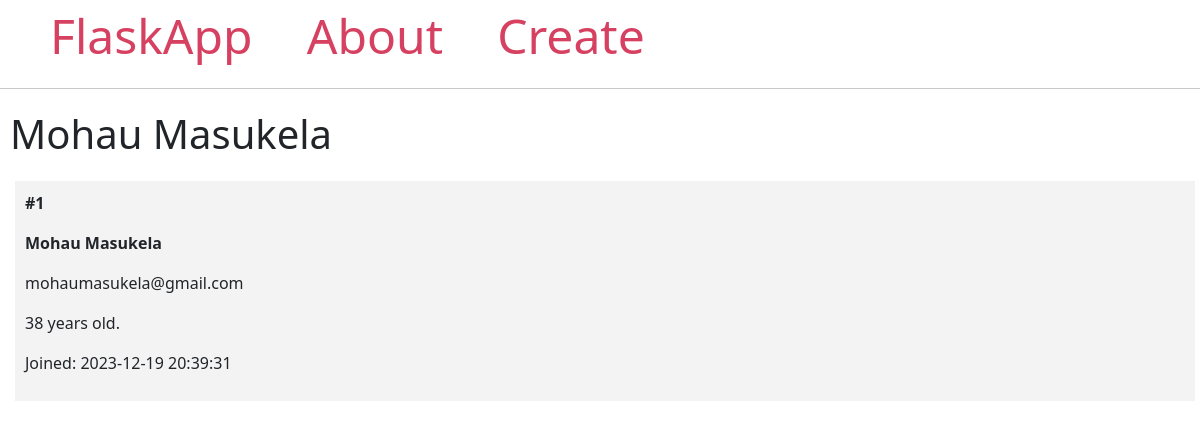
/1/, run on the app's committed database.
### main.py (models this page shows, shortened)
class Student(db.Model):
    id = db.Column(db.Integer, primary_key=True)
    firstname = db.Column(db.String(100), nullable=False)
    lastname = db.Column(db.String(100), nullable=False)
    email = db.Column(db.String(80), unique=True, nullable=False)
    age = db.Column(db.Integer)
    created = db.Column(DateTime(timezone=True), default=func.now())

### main.py (the view)
@app.route('/<int:student_id>/')
def student(student_id):
    student = Student.query.get_or_404(student_id)
    return render_template('student.html', student=student)

### templates/student.html
{% extends 'base.html' %}
{% block content %}
    <span class="title">
        <h1>{% block title %} {{ student.firstname }} {{ student.lastname }}{% endblock %}</h1>
    </span>
    <div class="content">
            <div class="student">
                <p><b>#{{ student.id }}</b></p>
                <b>
                    <p class="name">{{ student.firstname }} {{ student.lastname }}</p>
                </b>
                <p>{{ student.email }}</p>
                <p>{{ student.age }} years old.</p>
                <p>Joined: {{ student.created }}</p>
            </div>
    </div>
{% endblock %}

### static/style.css (style rules this page uses)
.title { margin: 5px; }
.content { margin: 5px; width: 100%; display: flex; flex-direction: row; flex-wrap: wrap; }
.student { flex: 20%; padding: 10px; margin: 5px; background-color: #f3f3f3; inline-size: 100%; }

### data on the page
Student: firstname "Mohau", lastname "Masukela", id "1", email "mohaumasukela@gmail.com", age "38", created "2023-12-19 20:39:31"
